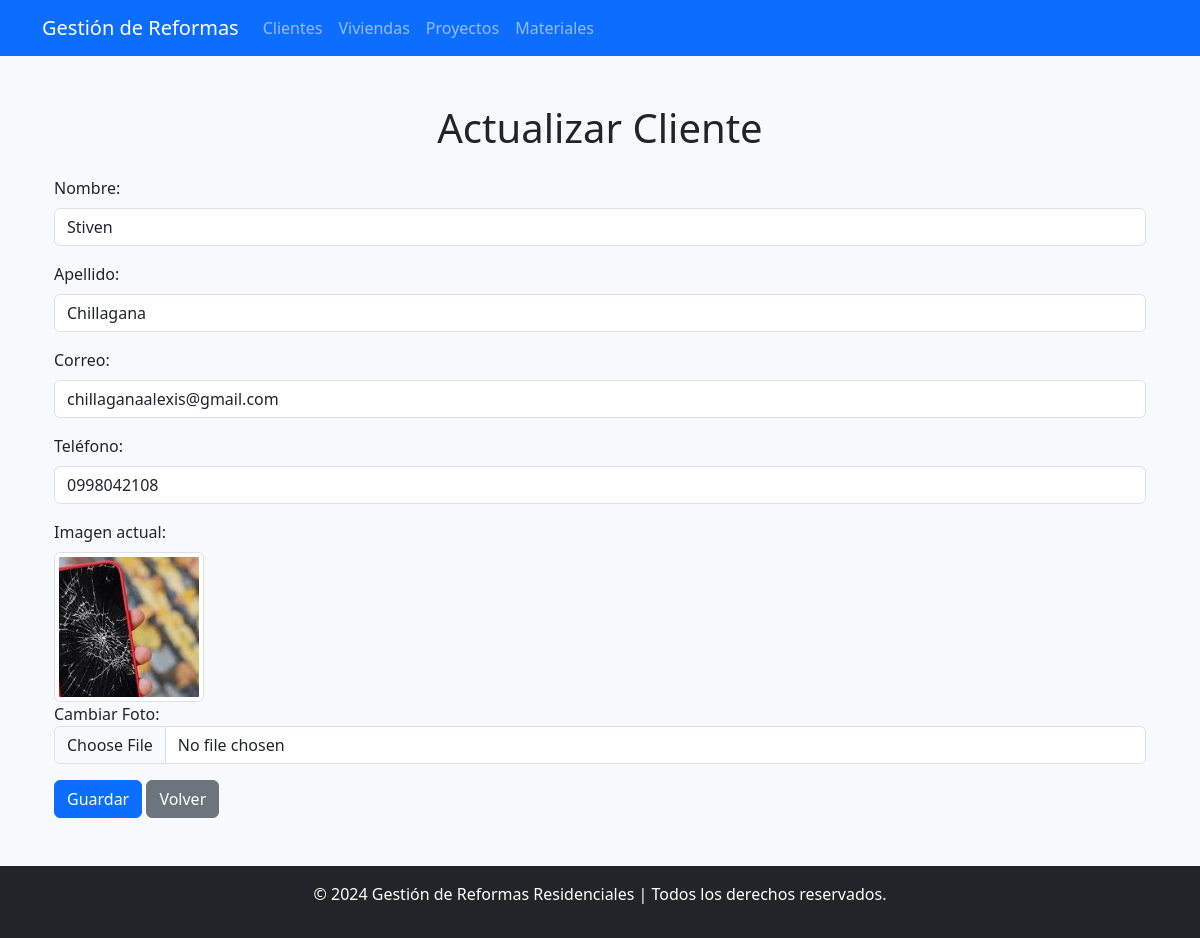
/clientes/editar/23/, run on the app's committed database.
### Aplicaciones/Reformas_ejer09/models.py (models this page shows)
class Cliente(models.Model):
    id_cliente = models.AutoField(primary_key=True)
    nombre = models.CharField(max_length=100)
    apellido = models.CharField(max_length=100)
    correo = models.EmailField(unique=True)
    telefono = models.CharField(max_length=15, blank=True, null=True)
    foto = models.ImageField(upload_to='clientes/', null=True, blank=True)  # Nuevo campo de foto

### Aplicaciones/Reformas_ejer09/views.py (the view, shortened to what this page needs)
# urls.py: path('clientes/editar/<int:pk>/', views.editar_cliente, name='editar_cliente'),
def editar_cliente(request, pk):
    cliente = Cliente.objects.get(pk=pk)
    return render(request, 'clientes/upCliente.html', {'cliente': cliente})

### Aplicaciones/Reformas_ejer09/templates/clientes/upCliente.html (shortened to what this page needs)
{% extends 'plantilla.html' %}
{% block content %}
<div class="container mt-5">
    <h1 class="text-center">Actualizar Cliente</h1>
    <form method="POST" class="mt-4" id="frm_editar_cliente" enctype="multipart/form-data">
        <div class="mb-3">
            <label for="nombre" class="form-label">Nombre:</label>
            <input type="text" id="nombre" name="nombre" class="form-control" value="{{ cliente.nombre }}" required>
        </div>
        <div class="mb-3">
            <label for="apellido" class="form-label">Apellido:</label>
            <input type="text" id="apellido" name="apellido" class="form-control" value="{{ cliente.apellido }}" required>
        </div>
        <div class="mb-3">
            <label for="correo" class="form-label">Correo:</label>
            <input type="email" id="correo" name="correo" class="form-control" value="{{ cliente.correo }}" required>
        </div>
        <div class="mb-3">
            <label for="telefono" class="form-label">Teléfono:</label>
            <input type="text" id="telefono" name="telefono" class="form-control" value="{{ cliente.telefono }}" required>
        </div>
        <div class="mb-3">
            <label for="foto" class="form-label">Imagen actual:</label>
            <div>
                {% if cliente.foto %}
                    <img src="{{ cliente.foto.url }}" alt="Foto actual" class="img-thumbnail" style="width: 150px; height: 150px; object-fit: cover;">
                    <br>
                    <span>Cambiar Foto:</span>
                {% else %}
                    <span>No hay imagen cargada.</span>
                {% endif %}
            </div>
            <input type="file" id="foto" name="foto" class="form-control file-input" accept="image/png, image/jpeg, image/jpg">
        </div>
        <button type="submit" class="btn btn-primary">Guardar</button>
        <a href="{% url 'lista_clientes' %}" class="btn btn-secondary">Volver</a>
    </form>
</div>
{% endblock %}

### data on the page
Cliente: nombre "Stiven", apellido "Chillagana", correo "chillaganaalexis@gmail.com", telefono "0998042108", foto (picture)
